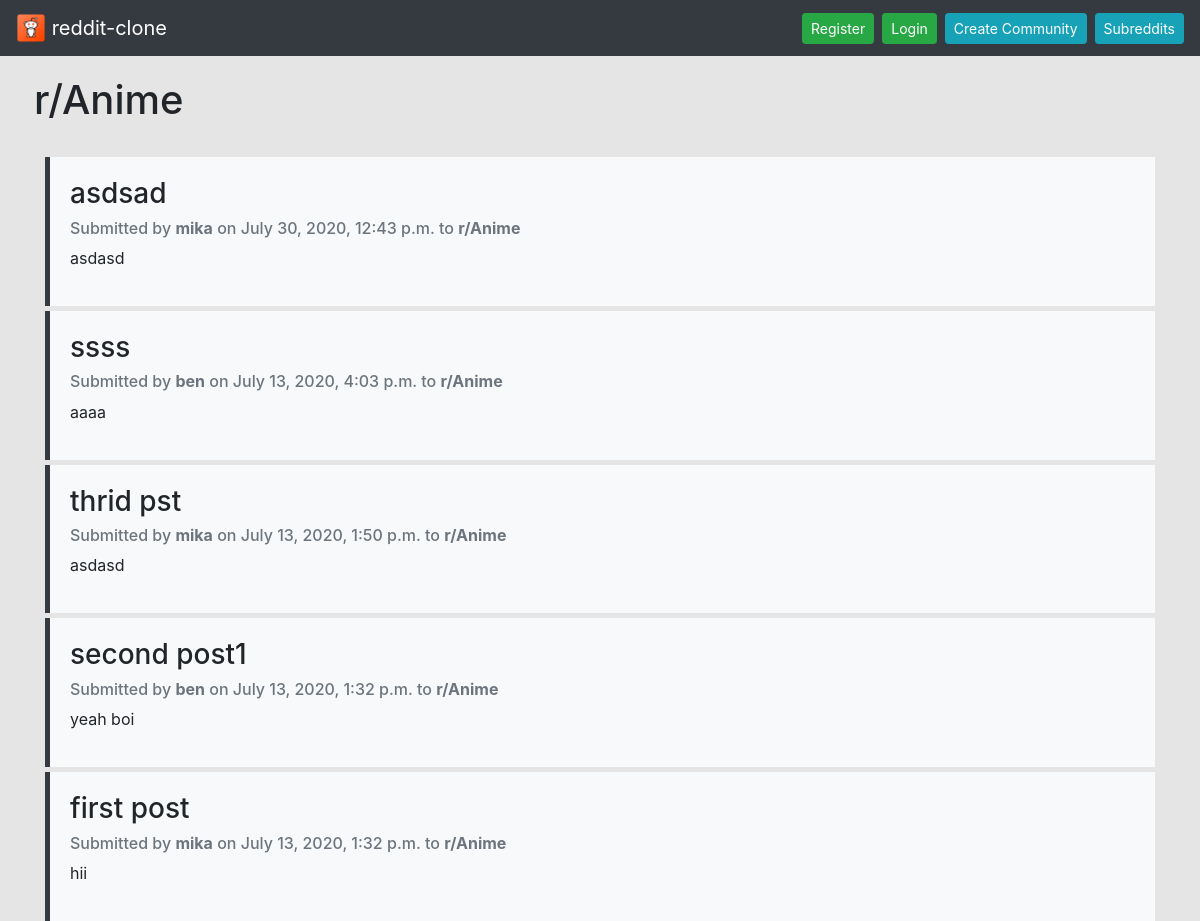
The page /r/Anime on the database its author committed.
### subreddits/models.py (models this page shows, shortened)
class Subreddit(models.Model):
    name = models.CharField(max_length=30, unique=True)
    url_name = models.CharField(max_length=30, default=None)
    date_created = models.DateTimeField(default=timezone.now)

class Post(models.Model):
    name = models.CharField(max_length=100)
    created_by = models.CharField(max_length=255)
    text = models.CharField(max_length=1024)
    date_created = models.DateTimeField(default=timezone.now)
    subr = models.ForeignKey(Subreddit, on_delete=models.CASCADE)

### subreddits/views.py (the view)
# urls.py: path('<str:subr_url_name>', views.subr_view, name='subr_view'),
def subr_view(request, subr_url_name):
    subr = get_object_or_404(Subreddit, url_name=subr_url_name)
    posts = subr.post_set.order_by('-date_created')
    return render(request, 'subreddits/subr_view.html', context={'subr': subr, 'posts': posts})

### subreddits/templates/subreddits/subr_view.html (shortened to what this page needs)
{% extends 'base.html' %}
{% load static %}
{% block extra_head %}
  <link rel="stylesheet" href="{% static 'reddit-clone/css/home.css' %}">
{% endblock  %}
{% block content %}
<div class="row">
  <div class="col-sm-4 mt-3 mb-3 p-1">
    <a href="{% url 'subreddits:subr_view' subr.name %}" class="subr-link"><h1>r/{{ subr.name }}</h1></a>
  </div>
  <div class="col-sm-8 mt-3 mb-3 p-1">
  </div>
</div>
<div class="row">
  {% for post in posts %}
  <div class="col-sm-12">
    <a href="{% url 'subreddits:post_view' post.id %}" class="post-link">
      <div class="post-card border-left border-dark bg-light border-3">
        <h3>{{ post.name }}</h3>
        <h6 class="text-muted">Submitted by <b>{{ post.created_by }}</b> on {{ post.date_created }} to <b>r/{{ post.subr.name }}</b></h6>
        <p>{{ post.text }}</p>
      </div>
    </a>
  </div>
  {% endfor %}
</div>
{% endblock %}

### static/reddit-clone/css/base.css (style rules this page uses)
body { background-color: #e5e5e5; }

### static/reddit-clone/css/home.css (style rules this page uses)
div.post-card { padding: 20px; margin-top: 5px; }
.row:after { content: ""; display: table; clear: both; }
a.post-link, a.post-link:hover { color: inherit; text-decoration: none; }
.border-3 { border-width: 5px !important; }
a.subr-link { color: inherit; text-decoration: none; }

### rows shown on the page
Subreddit: name "Anime"
Post: name "asdsad", created_by "mika", date_created "July 30, 2020, 12:43 p.m.", subr.name "Anime", text "asdasd"
Post: name "ssss", created_by "ben", date_created "July 13, 2020, 4:03 p.m.", subr.name "Anime", text "aaaa"
Post: name "thrid pst", created_by "mika", date_created "July 13, 2020, 1:50 p.m.", subr.name "Anime", text "asdasd"
Post: name "second post1", created_by "ben", date_created "July 13, 2020, 1:32 p.m.", subr.name "Anime", text "yeah boi"
Post: name "first post", created_by "mika", date_created "July 13, 2020, 1:32 p.m.", subr.name "Anime", text "hii"
